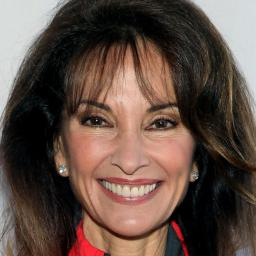
#> input picture data/raw/rawsubset/00939.jpg, 256 x 256 px, found by its file name; its folder holds only this picture in this run
$ python generate_examples.py
#> lines starting #> are read from the running program, lines starting #| are printed output that depends on the picture; after the words box and inside, x2 and y2 are one past the last pixel; in counts of white or black regions, pixels touching at a corner belong together
#> in generate_comparison_examples, raw_img is the input picture: shape (256, 256, 3); mean B, G, R 68.6, 77.8, 97
import cv2
import numpy as np
import os
from pathlib import Path
import random

# Suppress TensorFlow warnings
os.environ['TF_ENABLE_ONEDNN_OPTS'] = '0'
os.environ['TF_CPP_MIN_LOG_LEVEL'] = '2'

# --------------------------
# Visualization Config
# --------------------------
RAW_DIR = r"E:\8016project\data\raw\rawsubset"
PROCESSED_DIR = r"E:\8016project\data\processed\256x256"
DEGRADED_DIR = r"E:\8016project\data\degraded\256x256"
OUTPUT_DIR = r"E:\8016project\data\compare"
NUM_EXAMPLES = 10  # Generate 10 comparison images
FONT = cv2.FONT_HERSHEY_SIMPLEX
FONT_SCALE = 0.6
FONT_COLOR = (255, 255, 255)  # White text
FONT_THICKNESS = 2

def create_comparison_image(raw_img, processed_img, degraded_img, filename):
    """Create side-by-side comparison: Raw → Preprocessed → Degraded"""
#> called with filename = '00939.jpg'
    # Resize raw image to 256x256 (match processed/degraded)
    raw_img_resized = cv2.resize(raw_img, (256, 256), interpolation=cv2.INTER_CUBIC)

    # Add text labels to each image
    cv2.putText(raw_img_resized, "Raw", (10, 30), FONT, FONT_SCALE, FONT_COLOR, FONT_THICKNESS)
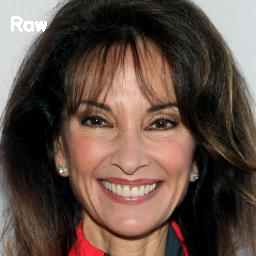
#> raw_img_resized: shape (256, 256, 3); 0.46% of pixels changed, all inside (x1, y1, x2, y2) = (11, 16, 47, 32)
    cv2.putText(processed_img, "Preprocessed (GT)", (10, 30), FONT, FONT_SCALE, FONT_COLOR, FONT_THICKNESS)
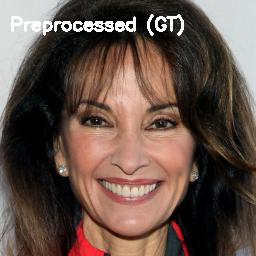
#> processed_img: shape (256, 256, 3); 1.95% of pixels changed, all inside (x1, y1, x2, y2) = (11, 14, 184, 36)
    cv2.putText(degraded_img, "Degraded (Input)", (10, 30), FONT, FONT_SCALE, FONT_COLOR, FONT_THICKNESS)
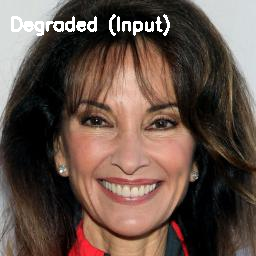
#> degraded_img: shape (256, 256, 3); 1.81% of pixels changed, all inside (x1, y1, x2, y2) = (11, 14, 170, 36)

    # Concatenate side-by-side
    comparison_img = np.hstack((raw_img_resized, processed_img, degraded_img))
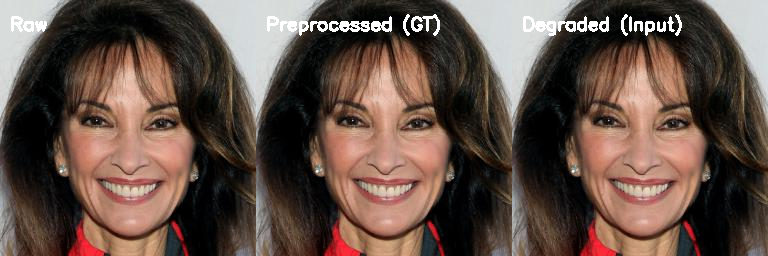
#> comparison_img: shape (256, 768, 3); mean B, G, R 71.1, 80.2, 99.4
    return comparison_img

def generate_comparison_examples():
    """Generate visual comparison examples"""
    # Create output folder
    Path(OUTPUT_DIR).mkdir(parents=True, exist_ok=True)

    # Get all matched filenames
    all_files = [f for f in os.listdir(RAW_DIR) if f.endswith(('.jpg', '.png')) and os.path.exists(os.path.join(PROCESSED_DIR, f)) and os.path.exists(os.path.join(DEGRADED_DIR, f))]
    sample_files = random.sample(all_files, min(NUM_EXAMPLES, len(all_files)))

    print(f"🔥 Generating {len(sample_files)} comparison examples...")
    success_count = 0

    for idx, filename in enumerate(sample_files):
        try:
            # Read images
            raw_path = os.path.join(RAW_DIR, filename)
            processed_path = os.path.join(PROCESSED_DIR, filename)
            degraded_path = os.path.join(DEGRADED_DIR, filename)

            raw_img = cv2.imread(raw_path)
            processed_img = cv2.imread(processed_path)
            degraded_img = cv2.imread(degraded_path)

            if raw_img is None or processed_img is None or degraded_img is None:
                raise ValueError("One or more images missing/corrupted")

            # Create comparison image
            comparison_img = create_comparison_image(raw_img, processed_img, degraded_img, filename)

            # Save comparison
            save_path = os.path.join(OUTPUT_DIR, f"comparison_{idx+1}_{filename}")
            cv2.imwrite(save_path, comparison_img)

            success_count += 1
            print(f"✅ Generated: comparison_{idx+1}_{filename}")

        except Exception as e:
            print(f"❌ Failed to generate {filename}: {str(e)}")

    print(f"\n🎉 Comparison examples generated!")
    print(f"📊 Success: {success_count} | Failed: {len(sample_files) - success_count}")
    print(f"💾 Examples saved to: {OUTPUT_DIR}")
    print(f"💡 Open the folder to check preprocessing/degradation quality!")

if __name__ == "__main__":
    generate_comparison_examples()

$ run again, on data/raw/rawsubset/02177.jpg
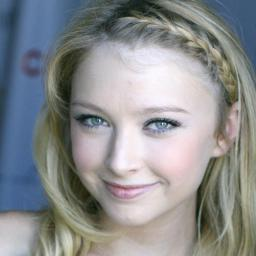
#> input picture data/raw/rawsubset/02177.jpg, 256 x 256 px, found by its file name
#> in generate_comparison_examples, raw_img is the input picture: shape (256, 256, 3); mean B, G, R 141.9, 140.4, 138.2
#> raw_img_resized: shape (256, 256, 3); 0.46% of pixels changed, all inside (x1, y1, x2, y2) = (11, 16, 47, 32)
#> in create_comparison_image, `cv2.putText(processed_img, "Preprocessed (GT)", (10, 30), FONT, FONT_S..`:
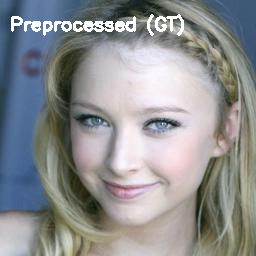
#> processed_img: shape (256, 256, 3); 1.95% of pixels changed, all inside (x1, y1, x2, y2) = (11, 14, 184, 36)
#> degraded_img: shape (256, 256, 3); 1.81% of pixels changed, all inside (x1, y1, x2, y2) = (11, 14, 170, 36)
#> in create_comparison_image, `comparison_img = np.hstack((raw_img_resized, processed_img, degraded_i..`:
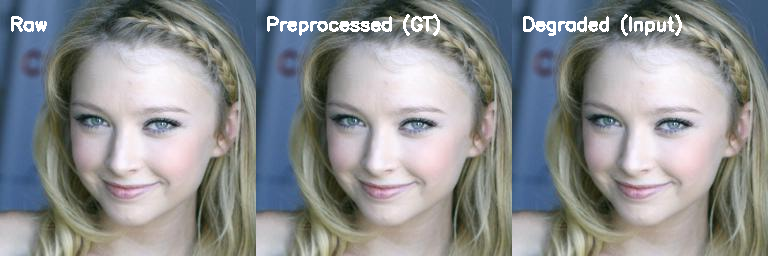
#> comparison_img: shape (256, 768, 3); mean B, G, R 143.9, 142.5, 140.6

$ run again, on data/raw/rawsubset/02258.jpg
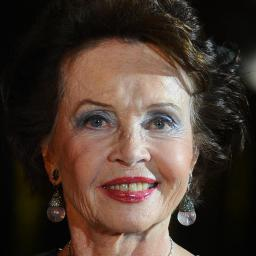
#> input picture data/raw/rawsubset/02258.jpg, 256 x 256 px, found by its file name
#> in generate_comparison_examples, raw_img is the input picture: shape (256, 256, 3); mean B, G, R 49, 58.4, 74.5
#> raw_img_resized: shape (256, 256, 3); 0.46% of pixels changed, all inside (x1, y1, x2, y2) = (11, 16, 47, 32)
#> in create_comparison_image, `cv2.putText(processed_img, "Preprocessed (GT)", (10, 30), FONT, FONT_S..`:
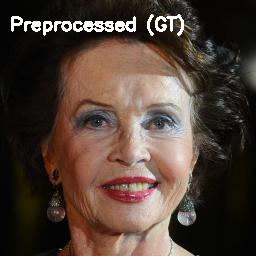
#> processed_img: shape (256, 256, 3); 1.95% of pixels changed, all inside (x1, y1, x2, y2) = (11, 14, 184, 36)
#> degraded_img: shape (256, 256, 3); 1.81% of pixels changed, all inside (x1, y1, x2, y2) = (11, 14, 170, 36)
#> in create_comparison_image, `comparison_img = np.hstack((raw_img_resized, processed_img, degraded_i..`:
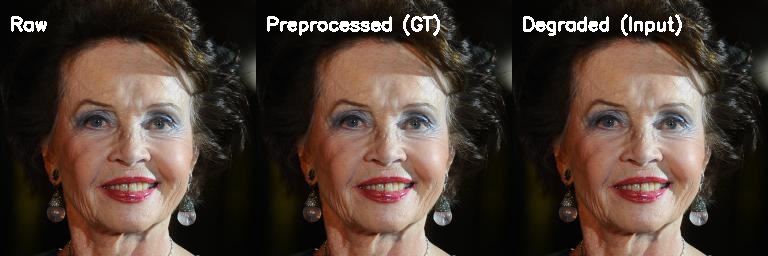
#> comparison_img: shape (256, 768, 3); mean B, G, R 52.5, 61.8, 77.9

$ run again, on data/raw/rawsubset/02735.jpg
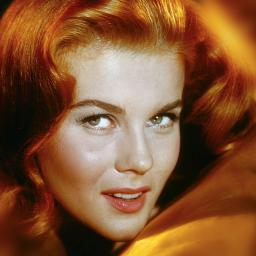
#> input picture data/raw/rawsubset/02735.jpg, 256 x 256 px, found by its file name
#> in generate_comparison_examples, raw_img is the input picture: shape (256, 256, 3); mean B, G, R 51.9, 85.1, 132.4
#> raw_img_resized: shape (256, 256, 3); 0.46% of pixels changed, all inside (x1, y1, x2, y2) = (11, 16, 47, 32)
#> in create_comparison_image, `cv2.putText(processed_img, "Preprocessed (GT)", (10, 30), FONT, FONT_S..`:
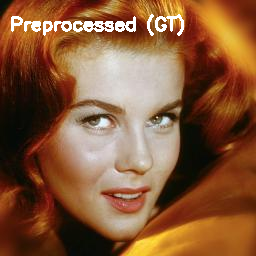
#> processed_img: shape (256, 256, 3); 1.95% of pixels changed, all inside (x1, y1, x2, y2) = (11, 14, 184, 36)
#> degraded_img: shape (256, 256, 3); 1.81% of pixels changed, all inside (x1, y1, x2, y2) = (11, 14, 170, 36)
#> in create_comparison_image, `comparison_img = np.hstack((raw_img_resized, processed_img, degraded_i..`:
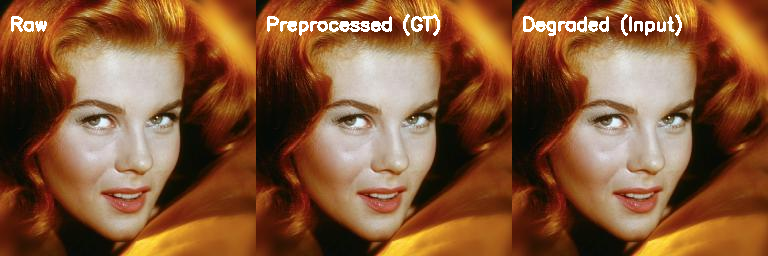
#> comparison_img: shape (256, 768, 3); mean B, G, R 55.2, 87.6, 133.9

$ run again, on data/raw/rawsubset/01617.jpg
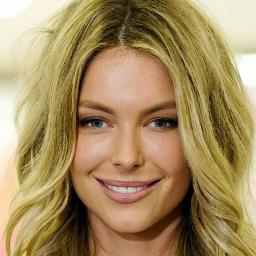
#> input picture data/raw/rawsubset/01617.jpg, 256 x 256 px, found by its file name
#> in generate_comparison_examples, raw_img is the input picture: shape (256, 256, 3); mean B, G, R 96.6, 140.8, 165.8
#> raw_img_resized: shape (256, 256, 3); 0.46% of pixels changed, all inside (x1, y1, x2, y2) = (11, 16, 47, 32)
#> processed_img: shape (256, 256, 3); 1.95% of pixels changed, all inside (x1, y1, x2, y2) = (11, 14, 184, 36)
#> degraded_img: shape (256, 256, 3); 1.81% of pixels changed, all inside (x1, y1, x2, y2) = (11, 14, 170, 36)
#> in create_comparison_image, `comparison_img = np.hstack((raw_img_resized, processed_img, degraded_i..`:
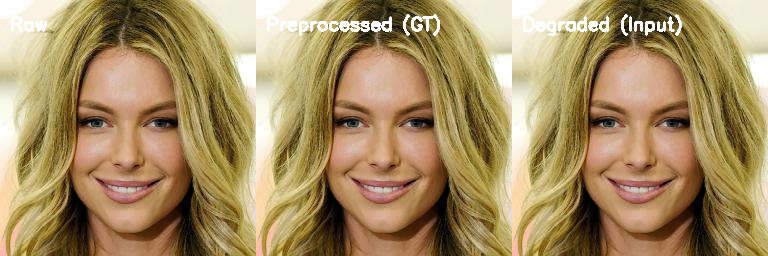
#> comparison_img: shape (256, 768, 3); mean B, G, R 98.7, 142.3, 167.1
